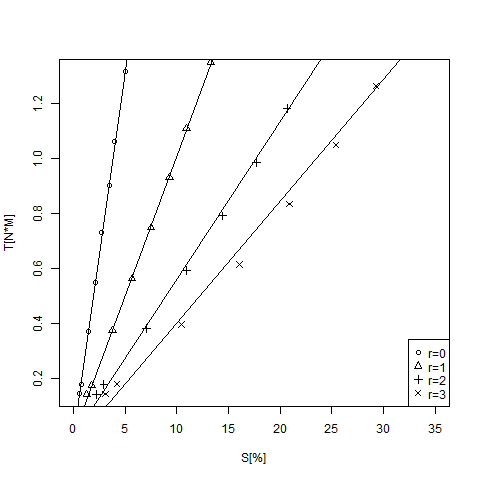

Write R code to recreate this figure.
#入出力の設定
file.in <- "S-T.csv"
file.out <- "S-T.png"

#ファイルの読み込み
box <- read.csv(file.in,header=T)

#グラフ作成
lab <- strsplit(colnames(box),"\n")
plot(box[,1],box[,2],xlab="S[%]",ylab="T[N*M]",xlim=c(0,35))
points(box[,3],box[,4],pch=2)
points(box[,5],box[,6],pch=3)
points(box[,7],box[,8],pch=4)

label<-c("r=0","r=1","r=2","r=3")
legend("bottomright", legend=label,pch=c(1:4))

#解析
box.lm0<-lm(box[,2]~box[,1],box)
box.lm1<-lm(box[,4]~box[,3],box)
box.lm2<-lm(box[,6]~box[,5],box)
box.lm3<-lm(box[,8]~box[,7],box)

#近似直線の追加
abline(box.lm0)
abline(box.lm1)
abline(box.lm2)
abline(box.lm3)

#凡例等の加算

#画像出力
dev.copy(png,file.out)
dev.off()
